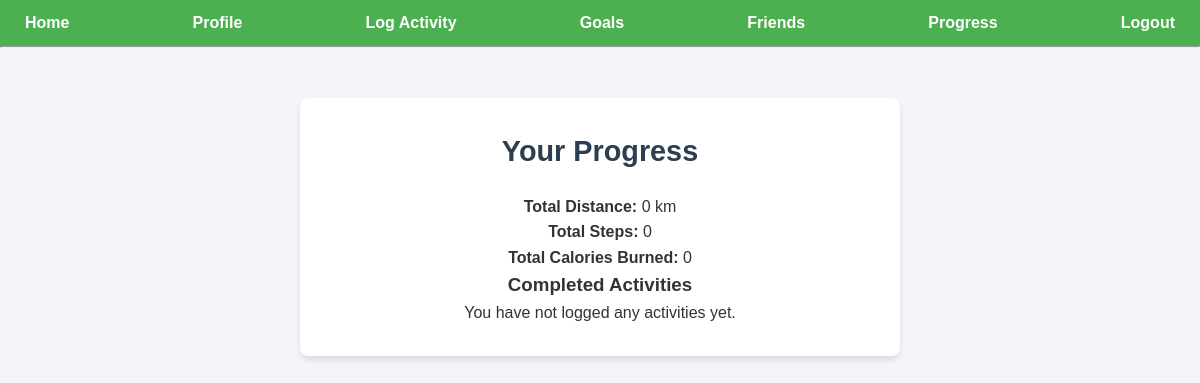
/progress (signed in), run on an earlier commit of the app's database.
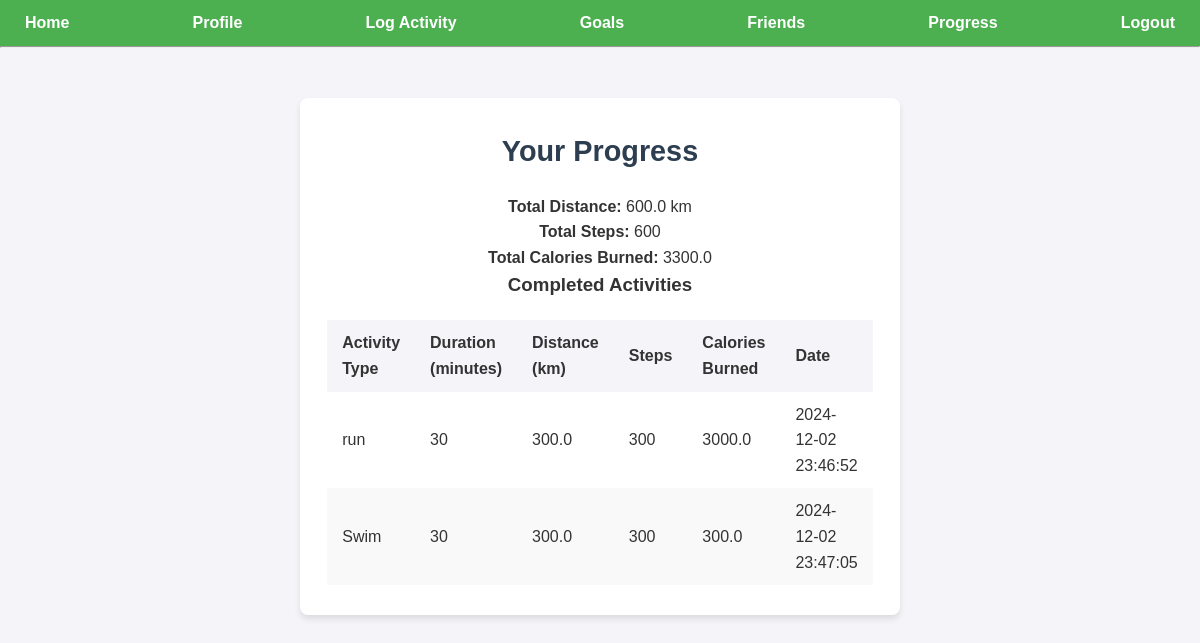
And on a later commit of the database.
### models.py (models this page shows)
class Activity(db.Model):
    __tablename__ = 'activities'
    id = db.Column(db.Integer, primary_key=True)
    user_id = db.Column(db.Integer, db.ForeignKey('users.id'), nullable=False)
    activity_type = db.Column(db.String(100), nullable=False)
    duration = db.Column(db.Integer, nullable=False)
    calories = db.Column(db.Float, nullable=True)
    distance = db.Column(db.Float, nullable=True)
    steps = db.Column(db.Integer, nullable=True)
    date_time = db.Column(db.DateTime, default=datetime.utcnow, nullable=False)
    user = db.relationship('User', back_populates='activities')

### app.py (the view)
@app.route('/progress')
def progress():
    if 'user_id' not in session:
        flash('Please log in to access your progress.')
        return redirect(url_for('login'))
    user = User.query.get(session['user_id'])
    activities = Activity.query.filter_by(user_id=user.id).all()
    total_distance = round(sum(a.distance for a in activities if a.distance), 2) if activities else 0
    total_steps = sum(a.steps for a in activities if a.steps) if activities else 0
    total_calories = round(sum(a.calories for a in activities if a.calories), 2) if activities else 0
    return render_template('progress.html', activities=activities, total_distance=total_distance,
                           total_steps=total_steps, total_calories=total_calories)

### app.py (called while the page is built)
@app.before_request
def create_tables_once():
    global first_request_done  # Declare the variable as global
    if not first_request_done:
        db.create_all()
        first_request_done = True

### templates/progress.html
{% extends "base.html" %}
{% block content %}
<div class="container">
    <h1>Your Progress</h1>
    <p><strong>Total Distance:</strong> {{ total_distance }} km</p>
    <p><strong>Total Steps:</strong> {{ total_steps }}</p>
    <p><strong>Total Calories Burned:</strong> {{ total_calories }}</p>
    <h3>Completed Activities</h3>
    {% if activities %}
    <table>
        <thead>
            <tr>
                <th>Activity Type</th>
                <th>Duration (minutes)</th>
                <th>Distance (km)</th>
                <th>Steps</th>
                <th>Calories Burned</th>
                <th>Date</th>
            </tr>
        </thead>
        <tbody>
            {% for activity in activities %}
            <tr>
                <td>{{ activity.activity_type }}</td>
                <td>{{ activity.duration }}</td>
                <td>{{ activity.distance if activity.distance is not none else 'N/A' }}</td>
                <td>{{ activity.steps if activity.steps is not none else 'N/A' }}</td>
                <td>{{ activity.calories if activity.calories is not none else 'N/A' }}</td>
                <td>{{ activity.date_time.strftime('%Y-%m-%d %H:%M:%S') }}</td>
            </tr>
            {% endfor %}
        </tbody>
    </table>
    {% else %}
    <p>You have not logged any activities yet.</p>
    {% endif %}
</div>
{% endblock %}

### templates/base.html (shortened to what this page needs)
<!DOCTYPE html>
<html lang="en">
<head>
    <link rel="stylesheet" type="text/css" href="{{ url_for('static', filename='style.css') }}">
</head>
<body>
    <nav>
        <a href="{{ url_for('index') }}">Home</a>
        {% if 'user_id' in session %}
            <a href="{{ url_for('profile') }}">Profile</a>
            <a href="{{ url_for('add_activity') }}">Log Activity</a>
            <a href="{{ url_for('goals') }}">Goals</a>
            <a href="{{ url_for('friends') }}">Friends</a>
            <a href="{{ url_for('progress') }}">Progress</a>
            <a href="{{ url_for('logout') }}">Logout</a>
        {% else %}
            <a href="{{ url_for('login') }}">Login</a>
            <a href="{{ url_for('register') }}">Register</a>
        {% endif %}
    </nav>
    <hr>
    {% block content %}{% endblock %}
</body>
</html>

### static/style.css (style rules this page uses)
* { margin: 0; padding: 0; box-sizing: border-box; }
body { font-family: Arial, sans-serif; background-color: #f4f4f9; color: #333; line-height: 1.6; margin: 0; padding: 0; }
nav { background: #4CAF50; color: #fff; padding: 10px 15px; display: flex; justify-content: space-between; align-items: center; }
nav a { color: white; text-decoration: none; margin: 0 10px; font-weight: bold; }
.container { max-width: 600px; margin: 50px auto; padding: 30px; background: white; border-radius: 8px; box-shadow: 0 4px 6px rgba(0, 0, 0, 0.1); display: flex; flex-direction: column; align-items: center; text-align: center; }
h1, h2 { font-size: 1.8rem; margin-bottom: 20px; color: #2c3e50; text-align: center; }
table { width: 100%; border-collapse: collapse; margin-top: 20px; }
th, td { text-align: left; padding: 10px 15px; }
th { background-color: #f4f4f9; font-weight: bold; }
tr:nth-child(even) { background-color: #f9f9f9; }
td:first-child { width: 50%; }
td:last-child { width: 50%; }

What changed in the data, as far as the page shows it:
added Activity: activity_type "run", duration "30", distance "300.0", steps "300", calories "3000.0", date_time "2024-12-02 23:46:52"
added Activity: activity_type "Swim", duration "30", distance "300.0", steps "300", calories "300.0", date_time "2024-12-02 23:47:05"
Also different on the page:
{{ total_distance }}: "0" → "600.0"
{{ total_steps }}: "0" → "600"
{{ total_calories }}: "0" → "3300.0"
text no longer shown: "You have not logged any activities yet."
text now shown: "Activity Type Duration (minutes) Distance (km) Steps Calories Burned Date"
